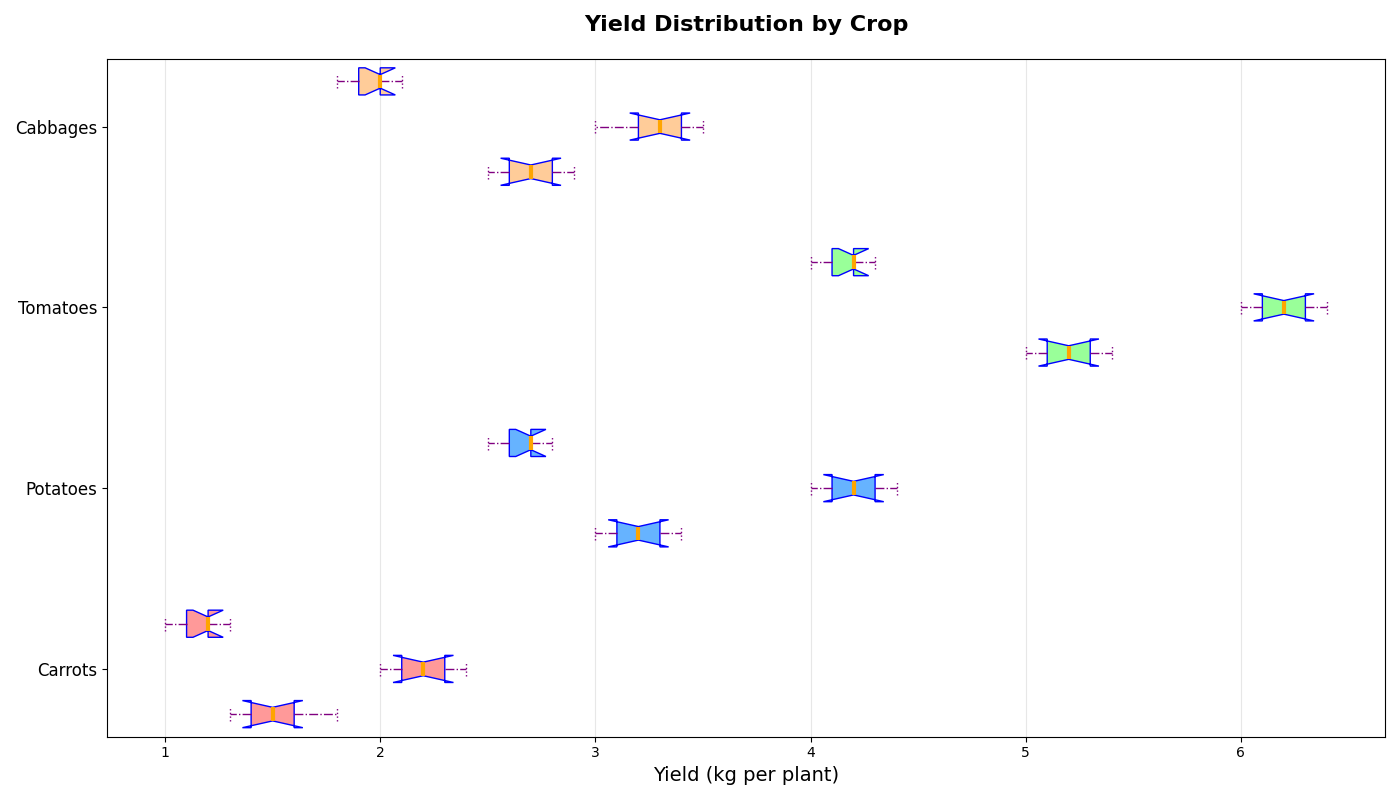

Here is the Python script that generated this plot:
import matplotlib.pyplot as plt

# Data for each category
carrots_yield = [
    [1.3, 1.5, 1.6, 1.8, 1.4],
    [2.0, 2.2, 2.1, 2.3, 2.4],
    [1.0, 1.2, 1.1, 1.3, 1.2]
]

potatoes_yield = [
    [3.0, 3.2, 3.3, 3.4, 3.1],
    [4.0, 4.2, 4.1, 4.3, 4.4],
    [2.5, 2.7, 2.6, 2.8, 2.7]
]

tomatoes_yield = [
    [5.0, 5.3, 5.1, 5.4, 5.2],
    [6.0, 6.3, 6.1, 6.4, 6.2],
    [4.0, 4.2, 4.1, 4.3, 4.2]
]

cabbages_yield = [
    [2.5, 2.7, 2.8, 2.9, 2.6],
    [3.0, 3.3, 3.2, 3.4, 3.5],
    [1.8, 2.0, 1.9, 2.1, 2.0]
]

data = [carrots_yield, potatoes_yield, tomatoes_yield, cabbages_yield]

fig, ax = plt.subplots(figsize=(14, 8))

group_spacing = 4
subgroup_spacing = 1
positions = []

for i in range(len(data)):
    start_pos = i * group_spacing
    positions.extend([start_pos + j * subgroup_spacing for j in range(len(data[i]))])

colors = ['#ff9999', '#66b3ff', '#99ff99', '#ffcc99']

for i, yields in enumerate(data):
    start_pos = i * group_spacing
    pos = [start_pos + j * subgroup_spacing for j in range(len(yields))]
    bp = ax.boxplot(yields, positions=pos, widths=0.6, patch_artist=True, notch=True, vert=False)

    for patch, color in zip(bp['boxes'], [colors[i]] * len(yields)):
        patch.set_facecolor(color)
        patch.set_edgecolor('blue')

    for whisker in bp['whiskers']:
        whisker.set(color='purple', linewidth=1.0, linestyle='-.')
    for cap in bp['caps']:
        cap.set(color='purple', linewidth=1.0, linestyle=':')
    for median in bp['medians']:
        median.set(color='orange', linewidth=3)

category_positions = [i * group_spacing + (len(data[i]) - 1) / 2 * subgroup_spacing for i in range(len(data))]
ax.set_yticks(category_positions)
ax.set_yticklabels(['Carrots', 'Potatoes', 'Tomatoes', 'Cabbages'], fontsize=12)

ax.set_title("Yield Distribution by Crop", fontsize=16, fontweight='bold', pad=20)
ax.set_xlabel("Yield (kg per plant)", fontsize=14)
ax.grid(axis='x', linestyle='-', alpha=0.3)

plt.tight_layout()
plt.show()
